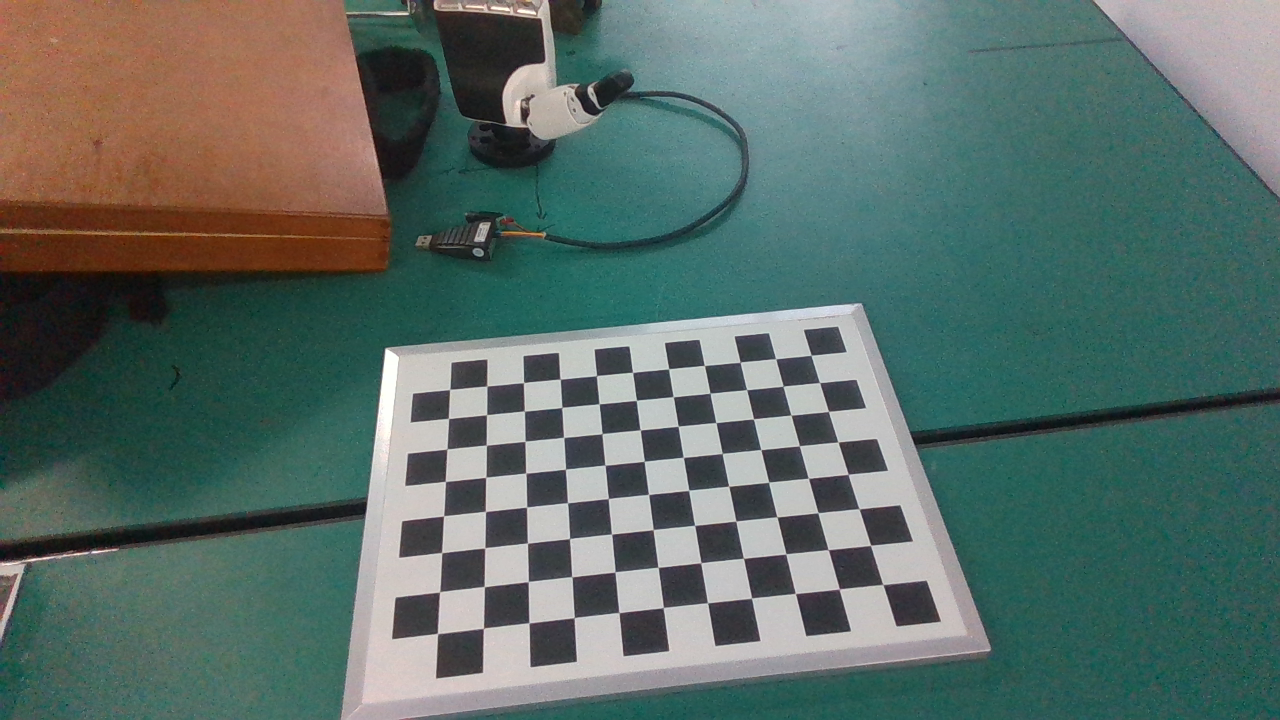
#> input picture 相机标定/D435(i)相机标定内外参/chess/photo_0.png, 1280 x 720 px; its folder holds only this picture in this run
$ python camera_intrix.py
#> lines starting #> are read from the running program, lines starting #| are printed output that depends on the picture; after the words box and inside, x2 and y2 are one past the last pixel; in counts of white or black regions, pixels touching at a corner belong together; long printed decimals are rounded
import cv2
import numpy as np
import glob
import yaml


# numpy不使用科学计数法
np.set_printoptions(suppress=True)
# 控制输出的精度（小数点后面的位数是10位）
np.set_printoptions(precision=10,suppress=True)

# 找棋盘格角点
# 设置寻找亚像素角点的参数，采用的停止准则是最大循环次数30和最大误差容限0.001
criteria = (cv2.TERM_CRITERIA_EPS + cv2.TERM_CRITERIA_MAX_ITER, 30, 0.001)  # 阈值
# 棋盘格模板规格
w = 11  # 10 - 1
h = 8  # 7  - 1
# 世界坐标系中的棋盘格点,例如(0,0,0), (1,0,0), (2,0,0) ....,(8,5,0)，去掉Z坐标，记为二维矩阵
objp = np.zeros((w * h, 3), np.float32)
objp[:, :2] = np.mgrid[0:w, 0:h].T.reshape(-1, 2)
objp = objp * 25  #  注意改参数！！！！！棋盘格的每格的长度！

# 储存棋盘格角点的世界坐标和图像坐标对
objpoints = []  # 在世界坐标系中的三维点
imgpoints = []  # 在图像平面的二维点

# 加载chess文件夹下的所有的jpg图像
images = glob.glob('./chess/*.png')  # 拍摄的十几张棋盘图片所在目录

i = 0
for fname in images:

    img = cv2.imread(fname)
#> img is the input picture: shape (720, 1280, 3); mean B, G, R 103, 108.7, 90.3
    # 获取画面中心点
    # 获取图像的长宽
    h1, w1 = img.shape[0], img.shape[1]
    gray = cv2.cvtColor(img, cv2.COLOR_BGR2GRAY)
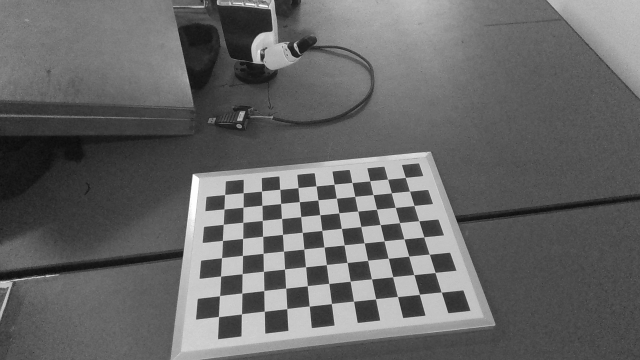
#> gray: shape (720, 1280) (shown at 1/2 size); min 6, max 255, mean 102.5
    u, v = img.shape[:2]
    # 找到棋盘格角点
    ret, corners = cv2.findChessboardCorners(gray, (w, h), None)
#> ret = True; corners = 88 rows, first 8: [882.9, 584.5], [839.4, 589], [795.3, 593.5], [751.4, 598], [707.5, 602.7], [663.4, 607.5], [619.1, 612.6], [574.1, 617.7]
    # 如果找到足够点对，将其存储起来
    if ret == True:
        print("i:", i)
        i = i + 1
        # 在原角点的基础上寻找亚像素角点
        cv2.cornerSubPix(gray, corners, (11, 11), (-1, -1), criteria)
        # 追加进入世界三维点和平面二维点中
        objpoints.append(objp)
        imgpoints.append(corners)
        # 将角点在图像上显示
        cv2.drawChessboardCorners(img, (w, h), corners, ret)
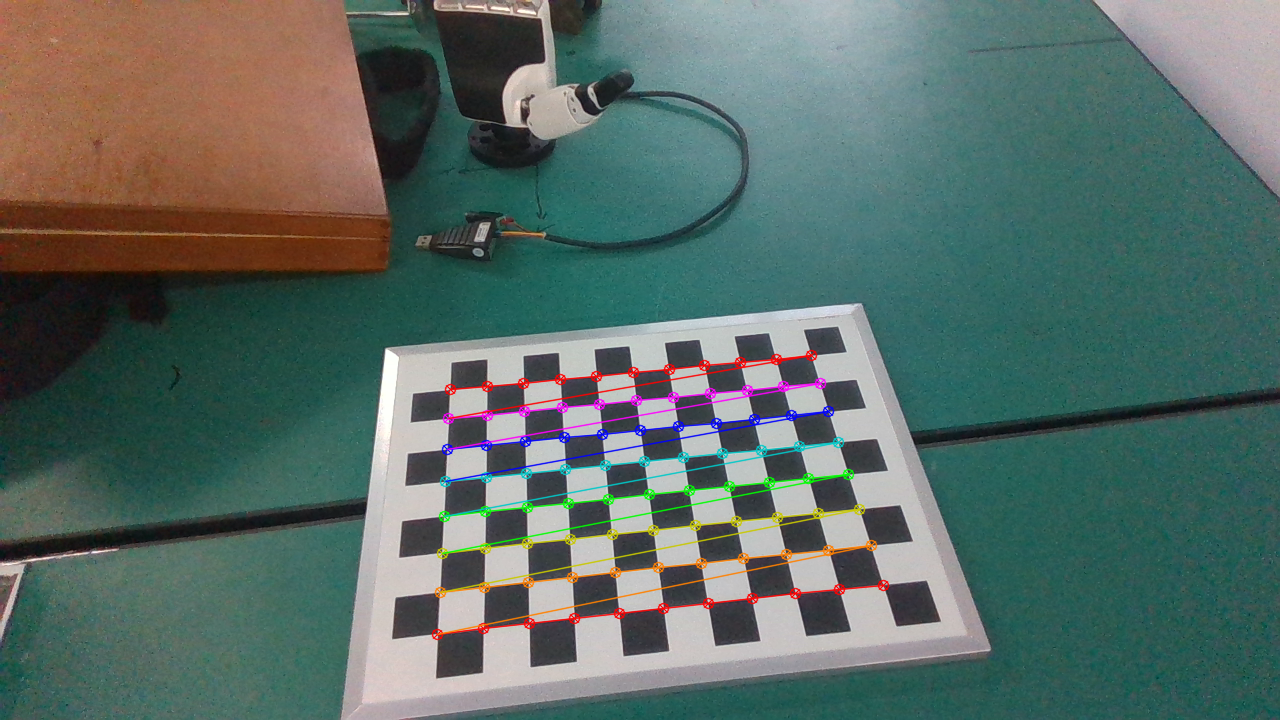
#> img: shape (720, 1280, 3); 2.63% of pixels changed, all inside (x1, y1, x2, y2) = (431, 349, 890, 641)
        cv2.namedWindow('findCorners', cv2.WINDOW_NORMAL)
        cv2.resizeWindow('findCorners', 1280, 720)
        cv2.imshow('findCorners', img)
        cv2.waitKey()
cv2.destroyAllWindows()
# %% 标定
print('正在计算')
print(u, v)
#| 720 1280
# 标定
ret, mtx, dist, rvecs, tvecs = \
    cv2.calibrateCamera(objpoints, imgpoints, gray.shape[::-1], None, None)
#> ret = 0.0726; mtx = [[994.6, 0, 640.7], [0, 1088.9, 359.2], [0, 0, 1]]; dist = [[-0.0323, 2.51, -0.00239, -0.000634, -13.67]]; rvecs = ([-0.0371, 1.21, 2.79],); tvecs = ([137, 116.5, 566.3],)

# 写入文件
###写入文件路径###
file_path = ("./标定文件.yaml")
###写入文件路径###

# 存取标定数据
mtx_yaml = mtx.tolist()
#> mtx_yaml = [[994.6, 0, 640.7], [0, 1088.9, 359.2], [0, 0, 1]]
dist_yaml = dist.tolist()
#> dist_yaml = [[-0.0323, 2.51, -0.00239, -0.000634, -13.67]]
camera_u, camera_v = u, v
data = {"information": "Camera calibration parameters", "camera_matrix": mtx_yaml, "dist_coeff": dist_yaml,
        "camera_u": camera_u, "camera_v": camera_v}
#> data = {'information': 'Camera calibration parameters', 'camera_matrix': [[994.6, 0, 640.7], [0, 1088.9, 359.2], [0, 0, 1]], 'dist_coeff': [[-0.0323, 2.51, -0.00239, -0.000634, -13.67]], 'camera_u': 720, 'camera_v': 1280}
with open(file_path, "w") as file:
    yaml.dump(data, file)

print("ret:", ret)
#| ret: 0.07261
print("mtx:\n", mtx)  # 内参数矩阵
#| mtx:
#|  [[ 994.626     0.            640.743]
#|  [   0.           1088.944  359.190]
#|  [   0.              0.              1.          ]]
print("dist畸变值:\n", dist)  # 畸变系数   distortion cofficients = (k_1,k_2,p_1,p_2,k_3)
#| dist畸变值:
#|  [[ -0.03233   2.509  -0.002387  -0.0006343
#|   -13.670 ]]
print("rvecs旋转（向量）外参:\n", rvecs)  # 旋转向量  # 外参数
#| rvecs旋转（向量）外参:
#|  (array([[-0.03707],
#|        [ 1.207],
#|        [ 2.788]]),)
print("tvecs平移（向量）外参:\n", tvecs)  # 平移向量  # 外参数
#| tvecs平移（向量）外参:
#|  (array([[136.970],
#|        [116.524],
#|        [566.323]]),)
newcameramtx, roi = cv2.getOptimalNewCameraMatrix(mtx, dist, (u, v), 0, (u, v))
#> newcameramtx = [[995.6, 0, 641.4], [0, 1092.3, 356.3], [0, 0, 1]]; roi = (0, 0, 719, 1279)
print('newcameramtx外参', newcameramtx)
#| newcameramtx外参 [[ 995.614    0.            641.379]
#|  [   0.           1092.344  356.318]
#|  [   0.              0.              1.          ]]
print("写入文件名称:", file_path)

$ run again, on 相机标定/D435(i)相机标定内外参/chess/photo_12.png
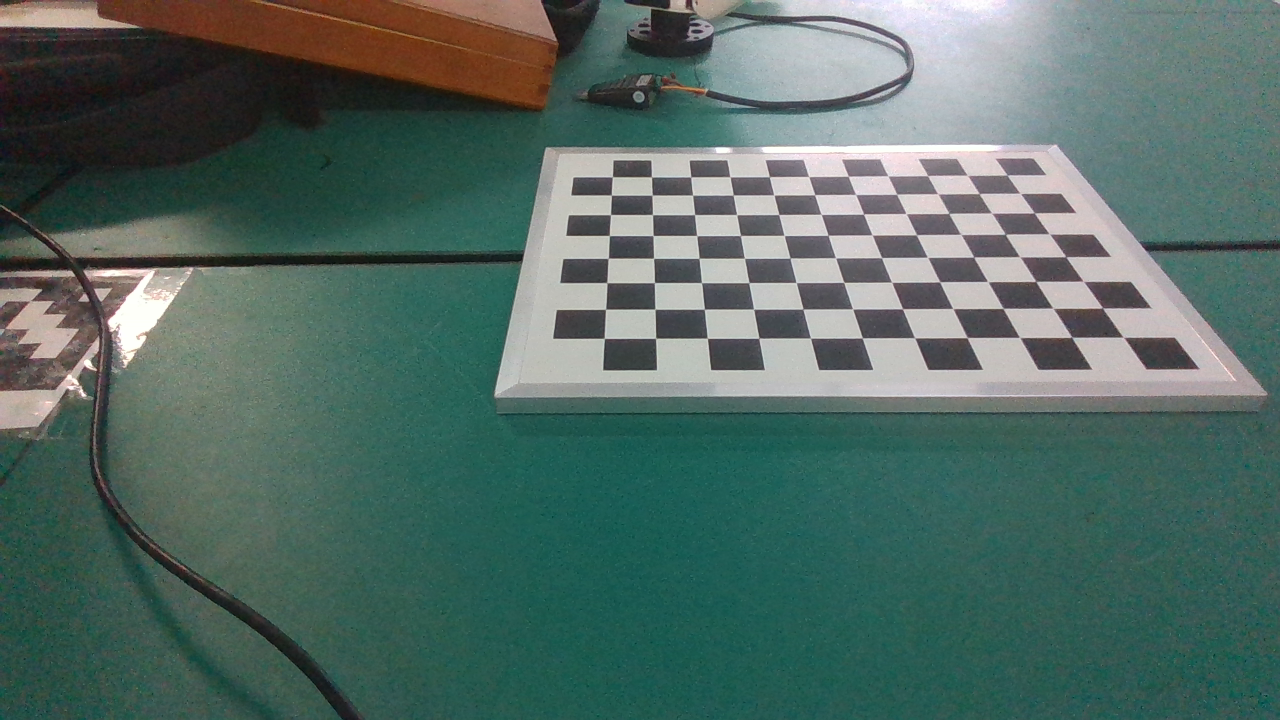
#> input picture 相机标定/D435(i)相机标定内外参/chess/photo_12.png, 1280 x 720 px
#> img is the input picture: shape (720, 1280, 3); mean B, G, R 100.1, 106.7, 83.5
#> `gray = cv2.cvtColor(img, cv2.COLOR_BGR2GRAY)`:
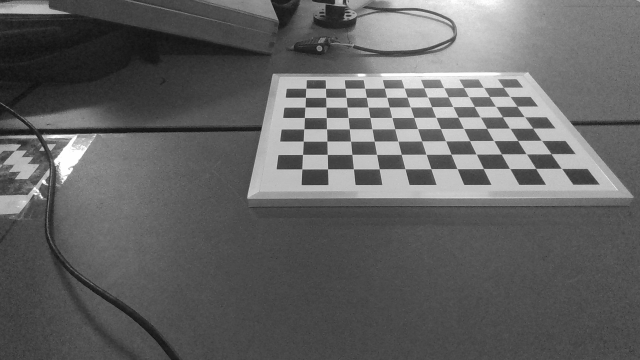
#> gray: shape (720, 1280) (shown at 1/2 size); min 9, max 255, mean 99
#> `ret, corners = cv2.findChessboardCorners(gray, (w, h), None)`: ret = True; corners = 88 rows, first 8: [1123.6, 337.4], [1071.7, 336.8], [1019.6, 337.2], [967.3, 337.6], [914.7, 337.9], [862.3, 337.8], [810.5, 338.1], [758.9, 338.1]
#> `cv2.drawChessboardCorners(img, (w, h), corners, ret)`:
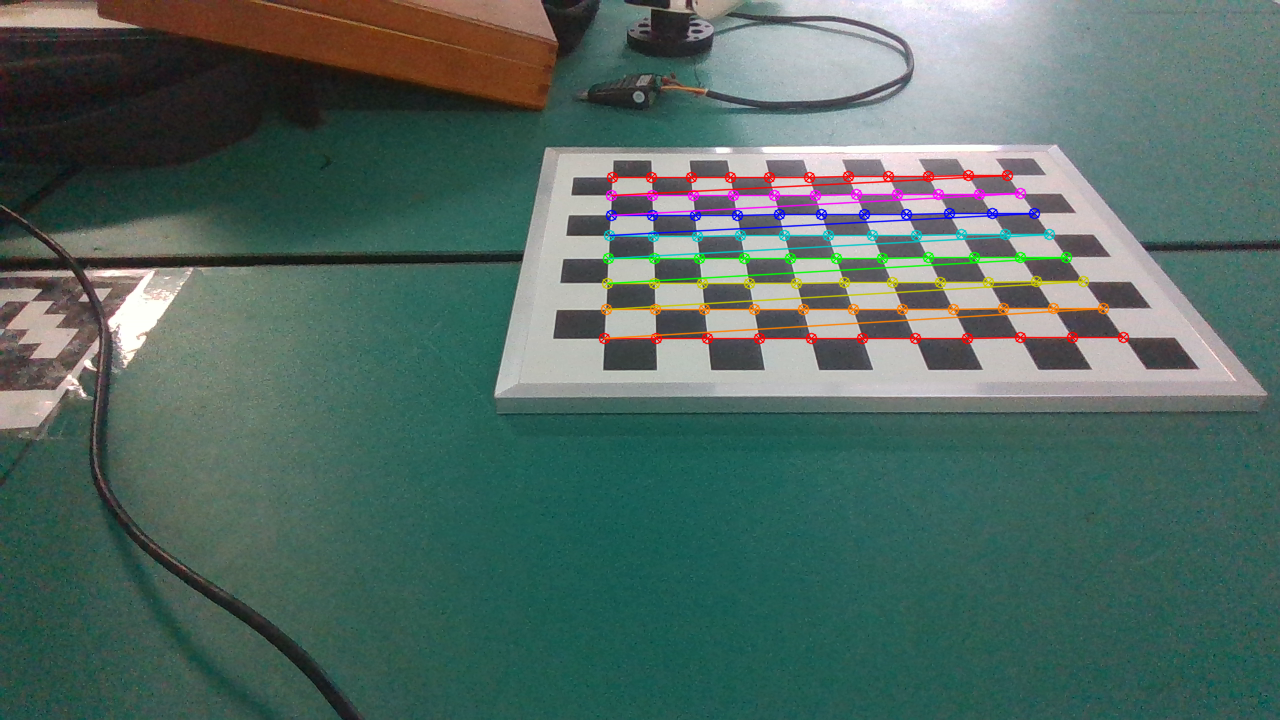
#> img: shape (720, 1280, 3); 2.81% of pixels changed, all inside (x1, y1, x2, y2) = (598, 169, 1130, 345)
#| 720 1280
#> `ret, mtx, dist, rvecs, tvecs = \ cv2.calibrateCamera(objpoints, imgpoi..`: ret = 0.144; mtx = [[194.1, 0, 638.5], [0, 111.7, 315.6], [0, 0, 1]]; dist = [[0.00125, 0.000483, -0.00183, -0.000148, -8.56e-05]]; rvecs = ([0.00226, 0.275, 3.13],); tvecs = ([233.3, 18.97, 93.78],)
#> mtx_yaml = [[194.1, 0, 638.5], [0, 111.7, 315.6], [0, 0, 1]]
#> dist_yaml has the same summary as dist
#> data = {'information': 'Camera calibration parameters', 'camera_matrix': [[194.1, 0, 638.5], [0, 111.7, 315.6], [0, 0, 1]], 'dist_coeff': [[0.00125, 0.000483, -0.00183, -0.000148, -8.56e-05]], 'camera_u': 720, 'camera_v': 1280}
#| ret: 0.1441
#| mtx:
#|  [[194.060   0.           638.479]
#|  [  0.           111.690 315.559]
#|  [  0.             0.             1.          ]]
#| dist畸变值:
#|  [[ 0.001247  0.0004826 -0.00183 -0.0001482 -8.558e-05]]
#| rvecs旋转（向量）外参:
#|  (array([[0.002265],
#|        [0.2746],
#|        [3.129]]),)
#| tvecs平移（向量）外参:
#|  (array([[233.346],
#|        [ 18.966],
#|        [ 93.782]]),)
#> newcameramtx = [[194.2, 0, 639.1], [0, 112.1, 312.3], [0, 0, 1]]; roi = (0, 0, 719, 1279)
#| newcameramtx外参 [[194.234   0.           639.051]
#|  [  0.           112.073 312.261]
#|  [  0.             0.             1.          ]]

$ run again, on 相机标定/D435(i)相机标定内外参/chess/photo_13.png
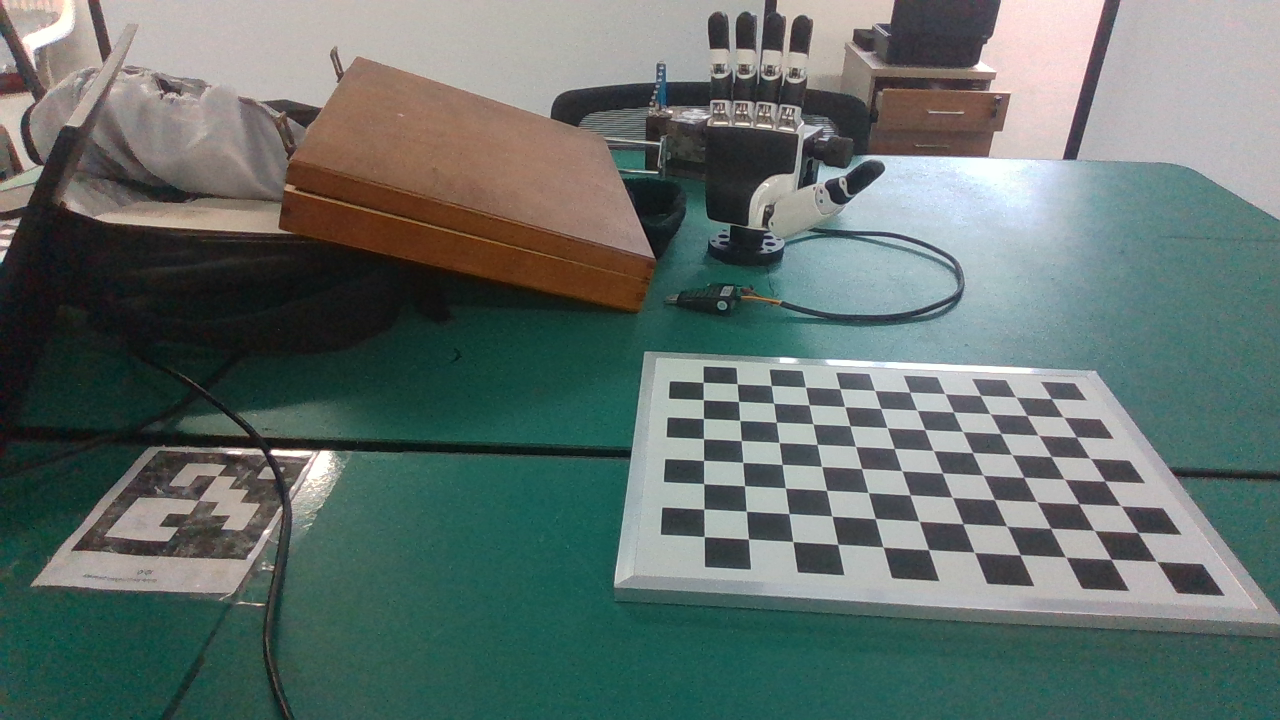
#> input picture 相机标定/D435(i)相机标定内外参/chess/photo_13.png, 1280 x 720 px
#> img is the input picture: shape (720, 1280, 3); mean B, G, R 107, 111, 97.9
#> `gray = cv2.cvtColor(img, cv2.COLOR_BGR2GRAY)`:
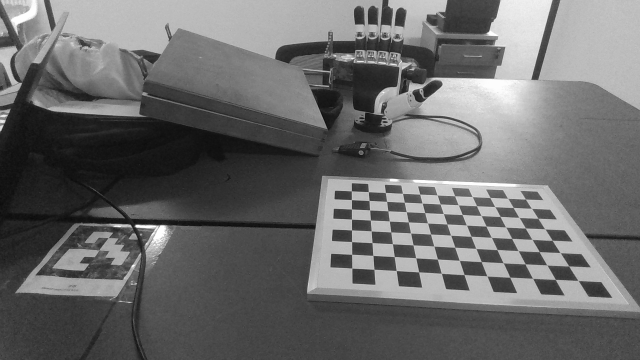
#> gray: shape (720, 1280) (shown at 1/2 size); min 4, max 255, mean 106.6
#> `ret, corners = cv2.findChessboardCorners(gray, (w, h), None)`: ret = True; corners = 88 rows, first 8: [1155.1, 560.5], [1111.3, 559], [1065.4, 557], [1020.1, 554.7], [973.9, 552], [928.5, 549.6], [883.3, 547.2], [838, 544.2]
#> `cv2.drawChessboardCorners(img, (w, h), corners, ret)`:
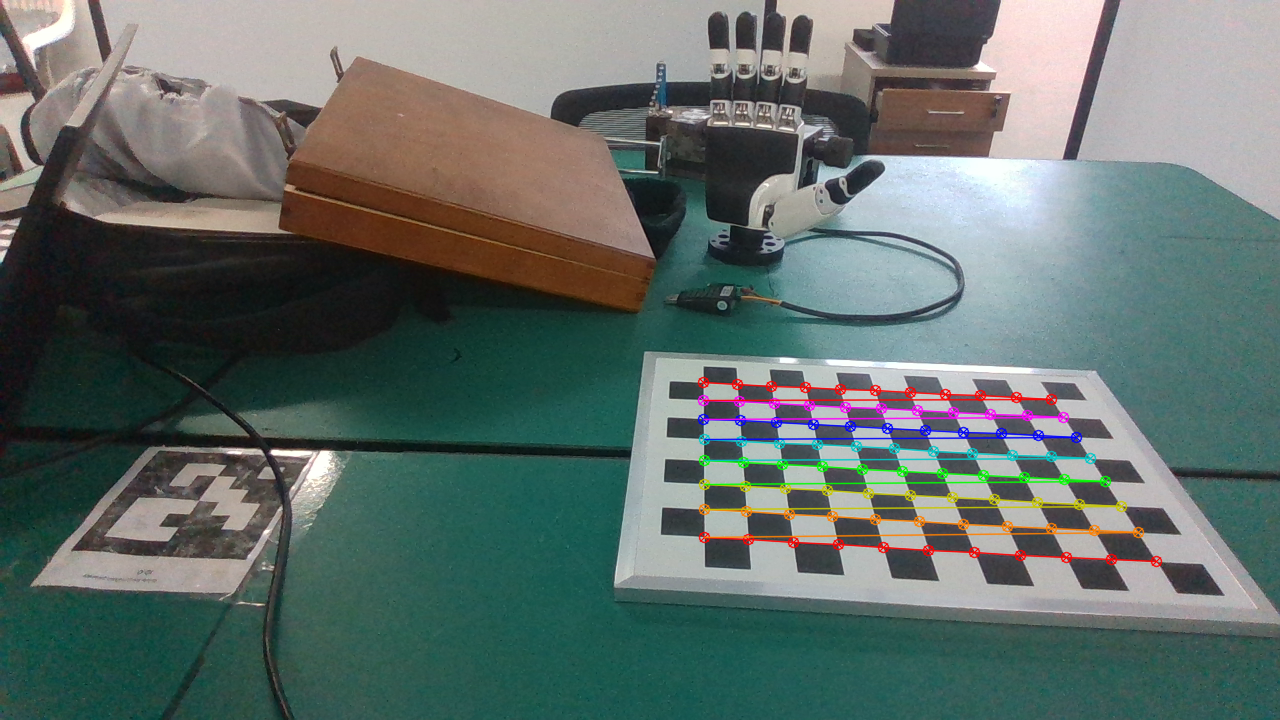
#> img: shape (720, 1280, 3); 2.52% of pixels changed, all inside (x1, y1, x2, y2) = (697, 376, 1163, 568)
#| 720 1280
#> `ret, mtx, dist, rvecs, tvecs = \ cv2.calibrateCamera(objpoints, imgpoi..`: ret = 0.11; mtx = [[979.8, 0, 678.9], [0, 1459.4, 358.3], [0, 0, 1]]; dist = [[0.353, -1.47, -0.00294, -0.0038, 2.07]]; rvecs = ([0.0149, -1.81, -2.53],); tvecs = ([264.2, 75.63, 554.1],)
#> mtx_yaml = [[979.8, 0, 678.9], [0, 1459.4, 358.3], [0, 0, 1]]
#> dist_yaml = [[0.353, -1.47, -0.00294, -0.0038, 2.07]]
#> data = {'information': 'Camera calibration parameters', 'camera_matrix': [[979.8, 0, 678.9], [0, 1459.4, 358.3], [0, 0, 1]], 'dist_coeff': [[0.353, -1.47, -0.00294, -0.0038, 2.07]], 'camera_u': 720, 'camera_v': 1280}
#| ret: 0.1096
#| mtx:
#|  [[ 979.795    0.            678.892]
#|  [   0.           1459.407  358.340]
#|  [   0.              0.              1.          ]]
#| dist畸变值:
#|  [[ 0.353 -1.474   -0.00294 -0.003802  2.071]]
#| rvecs旋转（向量）外参:
#|  (array([[ 0.01488],
#|        [-1.813],
#|        [-2.526]]),)
#| tvecs平移（向量）外参:
#|  (array([[264.229],
#|        [ 75.635],
#|        [554.118]]),)
#> newcameramtx = [[1364.3, 0, 663.8], [0, 1891.6, 434.1], [0, 0, 1]]; roi = (0, 0, 719, 1279)
#| newcameramtx外参 [[1364.277     0.            663.804]
#|  [   0.           1891.624  434.123]
#|  [   0.              0.              1.          ]]
